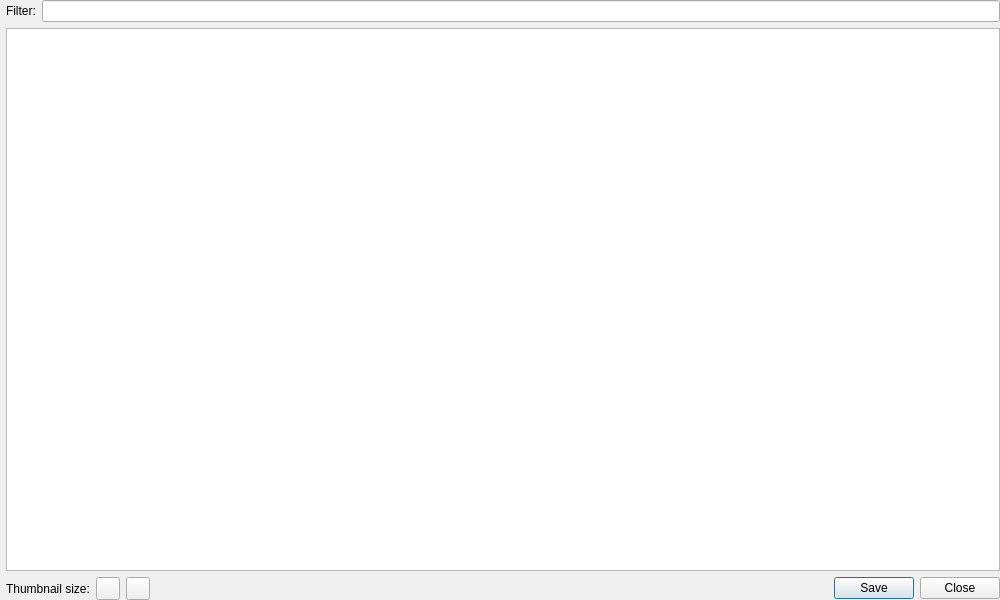
<?xml version="1.0" encoding="UTF-8"?>
<ui version="4.0">
 <class>ImageFilesWidget</class>
 <widget class="QWidget" name="ImageFilesWidget">
  <property name="geometry">
   <rect>
    <x>0</x>
    <y>0</y>
    <width>1000</width>
    <height>600</height>
   </rect>
  </property>
  <property name="windowTitle">
   <string>Image Files</string>
  </property>
  <layout class="QVBoxLayout" name="verticalLayout">
   <property name="leftMargin">
    <number>6</number>
   </property>
   <property name="topMargin">
    <number>0</number>
   </property>
   <property name="rightMargin">
    <number>0</number>
   </property>
   <property name="bottomMargin">
    <number>0</number>
   </property>
   <item>
    <layout class="QHBoxLayout" name="horizontalLayout" stretch="0,0">
     <item>
      <widget class="QLabel" name="label">
       <property name="toolTip">
        <string>List only the file names which contain the text you enter.</string>
       </property>
       <property name="text">
        <string>Filter:</string>
       </property>
      </widget>
     </item>
     <item>
      <widget class="QLineEdit" name="leFilter"/>
     </item>
    </layout>
   </item>
   <item>
    <widget class="QTreeView" name="fileTree">
     <property name="sizePolicy">
      <sizepolicy hsizetype="Preferred" vsizetype="Expanding">
       <horstretch>0</horstretch>
       <verstretch>0</verstretch>
      </sizepolicy>
     </property>
     <property name="showDropIndicator" stdset="0">
      <bool>false</bool>
     </property>
     <property name="alternatingRowColors">
      <bool>true</bool>
     </property>
     <property name="selectionMode">
      <enum>QAbstractItemView::ExtendedSelection</enum>
     </property>
     <property name="uniformRowHeights">
      <bool>false</bool>
     </property>
     <property name="sortingEnabled">
      <bool>true</bool>
     </property>
    </widget>
   </item>
   <item>
    <layout class="QHBoxLayout" name="horizontalLayout_2">
     <item>
      <widget class="QLabel" name="label_2">
       <property name="text">
        <string>Thumbnail size:</string>
       </property>
      </widget>
     </item>
     <item>
      <widget class="QToolButton" name="ThumbnailDecrease">
       <property name="icon">
        <iconset>
         <normaloff>:/main/list-remove_48px.png</normaloff>:/main/list-remove_48px.png</iconset>
       </property>
      </widget>
     </item>
     <item>
      <widget class="QToolButton" name="ThumbnailIncrease">
       <property name="icon">
        <iconset>
         <normaloff>:/main/list-add_48px.png</normaloff>:/main/list-add_48px.png</iconset>
       </property>
      </widget>
     </item>
     <item>
      <spacer name="horizontalSpacer">
       <property name="orientation">
        <enum>Qt::Horizontal</enum>
       </property>
       <property name="sizeHint" stdset="0">
        <size>
         <width>40</width>
         <height>20</height>
        </size>
       </property>
      </spacer>
     </item>
     <item>
      <widget class="QDialogButtonBox" name="buttonBox">
       <property name="standardButtons">
        <set>QDialogButtonBox::Close|QDialogButtonBox::Save</set>
       </property>
      </widget>
     </item>
    </layout>
   </item>
  </layout>
 </widget>
 <resources/>
 <connections/>
</ui>
